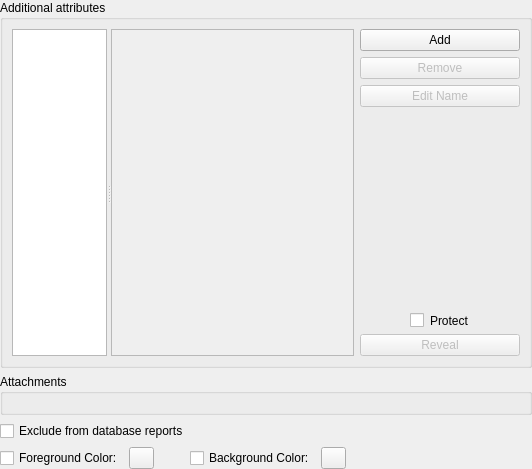
<?xml version="1.0" encoding="UTF-8"?>
<ui version="4.0">
 <class>EditEntryWidgetAdvanced</class>
 <widget class="QWidget" name="EditEntryWidgetAdvanced">
  <property name="geometry">
   <rect>
    <x>0</x>
    <y>0</y>
    <width>532</width>
    <height>469</height>
   </rect>
  </property>
  <layout class="QVBoxLayout" name="verticalLayout">
   <property name="leftMargin">
    <number>0</number>
   </property>
   <property name="topMargin">
    <number>0</number>
   </property>
   <property name="rightMargin">
    <number>0</number>
   </property>
   <property name="bottomMargin">
    <number>0</number>
   </property>
   <item>
    <widget class="QGroupBox" name="attributesBox">
     <property name="title">
      <string>Additional attributes</string>
     </property>
     <layout class="QHBoxLayout" name="horizontalLayout_3">
      <item>
       <widget class="QSplitter" name="attributesSplitter">
        <property name="orientation">
         <enum>Qt::Horizontal</enum>
        </property>
        <property name="childrenCollapsible">
         <bool>false</bool>
        </property>
        <widget class="AttributesListView" name="attributesView">
         <property name="minimumSize">
          <size>
           <width>0</width>
           <height>0</height>
          </size>
         </property>
         <property name="accessibleName">
          <string>Attribute selection</string>
         </property>
         <property name="sizeAdjustPolicy">
          <enum>QAbstractScrollArea::AdjustToContents</enum>
         </property>
         <property name="resizeMode">
          <enum>QListView::Adjust</enum>
         </property>
        </widget>
        <widget class="QPlainTextEdit" name="attributesEdit">
         <property name="enabled">
          <bool>false</bool>
         </property>
         <property name="sizePolicy">
          <sizepolicy hsizetype="MinimumExpanding" vsizetype="Expanding">
           <horstretch>0</horstretch>
           <verstretch>0</verstretch>
          </sizepolicy>
         </property>
         <property name="minimumSize">
          <size>
           <width>170</width>
           <height>0</height>
          </size>
         </property>
         <property name="accessibleName">
          <string>Attribute value</string>
         </property>
        </widget>
       </widget>
      </item>
      <item>
       <layout class="QVBoxLayout" name="attributesButtonLayout">
        <item>
         <widget class="VaultButton" name="addAttributeButton">
          <property name="accessibleName">
           <string>Add a new attribute</string>
          </property>
          <property name="text">
           <string>Add</string>
          </property>
         </widget>
        </item>
        <item>
         <widget class="VaultButton" name="removeAttributeButton">
          <property name="enabled">
           <bool>false</bool>
          </property>
          <property name="accessibleName">
           <string>Remove selected attribute</string>
          </property>
          <property name="text">
           <string>Remove</string>
          </property>
         </widget>
        </item>
        <item>
         <widget class="VaultButton" name="editAttributeButton">
          <property name="enabled">
           <bool>false</bool>
          </property>
          <property name="accessibleName">
           <string>Edit attribute name</string>
          </property>
          <property name="text">
           <string>Edit Name</string>
          </property>
         </widget>
        </item>
        <item>
         <spacer name="verticalSpacer">
          <property name="orientation">
           <enum>Qt::Vertical</enum>
          </property>
          <property name="sizeHint" stdset="0">
           <size>
            <width>20</width>
            <height>40</height>
           </size>
          </property>
         </spacer>
        </item>
        <item>
         <widget class="VaultCheckBox" name="protectAttributeButton">
          <property name="enabled">
           <bool>true</bool>
          </property>
          <property name="accessibleName">
           <string>Toggle attribute protection</string>
          </property>
          <property name="styleSheet">
           <string notr="true">margin-left:50%;margin-right:50%</string>
          </property>
          <property name="text">
           <string>Protect</string>
          </property>
          <property name="checkable">
           <bool>true</bool>
          </property>
         </widget>
        </item>
        <item>
         <widget class="VaultButton" name="revealAttributeButton">
          <property name="enabled">
           <bool>false</bool>
          </property>
          <property name="accessibleName">
           <string>Show a protected attribute</string>
          </property>
          <property name="text">
           <string>Reveal</string>
          </property>
          <property name="checkable">
           <bool>false</bool>
          </property>
         </widget>
        </item>
       </layout>
      </item>
     </layout>
    </widget>
   </item>
   <item>
    <widget class="QGroupBox" name="attachmentsBox">
     <property name="title">
      <string>Attachments</string>
     </property>
     <layout class="QHBoxLayout" name="horizontalLayout_2">
      <item>
       <widget class="EntryAttachmentsWidget" name="attachmentsWidget" native="true"/>
      </item>
     </layout>
    </widget>
   </item>
   <item>
    <widget class="VaultCheckBox" name="excludeReportsCheckBox">
     <property name="toolTip">
      <string>If checked, the entry will not appear in reports like Health Check and HIBP even if it doesn't match the quality requirements.</string>
     </property>
     <property name="text">
      <string>Exclude from database reports</string>
     </property>
    </widget>
   </item>
   <item>
    <widget class="QWidget" name="colorsBox" native="true">
     <layout class="QHBoxLayout" name="horizontalLayout_4">
      <property name="leftMargin">
       <number>0</number>
      </property>
      <property name="topMargin">
       <number>0</number>
      </property>
      <property name="rightMargin">
       <number>0</number>
      </property>
      <property name="bottomMargin">
       <number>0</number>
      </property>
      <item>
       <widget class="VaultCheckBox" name="fgColorCheckBox">
        <property name="text">
         <string>Foreground Color:</string>
        </property>
       </widget>
      </item>
      <item>
       <widget class="VaultButton" name="fgColorButton">
        <property name="sizePolicy">
         <sizepolicy hsizetype="Fixed" vsizetype="Fixed">
          <horstretch>0</horstretch>
          <verstretch>0</verstretch>
         </sizepolicy>
        </property>
        <property name="maximumSize">
         <size>
          <width>25</width>
          <height>25</height>
         </size>
        </property>
        <property name="accessibleName">
         <string>Foreground color selection</string>
        </property>
        <property name="text">
         <string/>
        </property>
       </widget>
      </item>
      <item>
       <spacer name="horizontalSpacer_2">
        <property name="orientation">
         <enum>Qt::Horizontal</enum>
        </property>
        <property name="sizeType">
         <enum>QSizePolicy::Maximum</enum>
        </property>
        <property name="sizeHint" stdset="0">
         <size>
          <width>30</width>
          <height>20</height>
         </size>
        </property>
       </spacer>
      </item>
      <item>
       <widget class="VaultCheckBox" name="bgColorCheckBox">
        <property name="text">
         <string>Background Color:</string>
        </property>
       </widget>
      </item>
      <item>
       <widget class="VaultButton" name="bgColorButton">
        <property name="sizePolicy">
         <sizepolicy hsizetype="Fixed" vsizetype="Fixed">
          <horstretch>0</horstretch>
          <verstretch>0</verstretch>
         </sizepolicy>
        </property>
        <property name="maximumSize">
         <size>
          <width>25</width>
          <height>25</height>
         </size>
        </property>
        <property name="accessibleName">
         <string>Background color selection</string>
        </property>
        <property name="text">
         <string/>
        </property>
        <property name="flat">
         <bool>false</bool>
        </property>
       </widget>
      </item>
      <item>
       <spacer name="horizontalSpacer">
        <property name="orientation">
         <enum>Qt::Horizontal</enum>
        </property>
        <property name="sizeHint" stdset="0">
         <size>
          <width>40</width>
          <height>20</height>
         </size>
        </property>
       </spacer>
      </item>
     </layout>
    </widget>
   </item>
  </layout>
 </widget>
 <customwidgets>
 <customwidget>
  <class>VaultButton</class>
  <extends>QPushButton</extends>
  <header>gui/vault/VaultControls.h</header>
 </customwidget>
 <customwidget>
  <class>VaultCheckBox</class>
  <extends>QCheckBox</extends>
  <header>gui/vault/VaultControls.h</header>
 </customwidget>
  <customwidget>
   <class>EntryAttachmentsWidget</class>
   <extends>QWidget</extends>
   <header>gui/entry/EntryAttachmentsWidget.h</header>
   <container>1</container>
  </customwidget>
  <customwidget>
   <class>AttributesListView</class>
   <extends>QListView</extends>
   <header>gui/entry/EditEntryWidget_p.h</header>
  </customwidget>
 </customwidgets>
 <tabstops>
  <tabstop>attributesView</tabstop>
  <tabstop>attributesEdit</tabstop>
  <tabstop>addAttributeButton</tabstop>
  <tabstop>removeAttributeButton</tabstop>
  <tabstop>editAttributeButton</tabstop>
  <tabstop>protectAttributeButton</tabstop>
  <tabstop>revealAttributeButton</tabstop>
  <tabstop>excludeReportsCheckBox</tabstop>
  <tabstop>fgColorCheckBox</tabstop>
  <tabstop>fgColorButton</tabstop>
  <tabstop>bgColorCheckBox</tabstop>
  <tabstop>bgColorButton</tabstop>
 </tabstops>
 <resources/>
 <connections/>
</ui>
